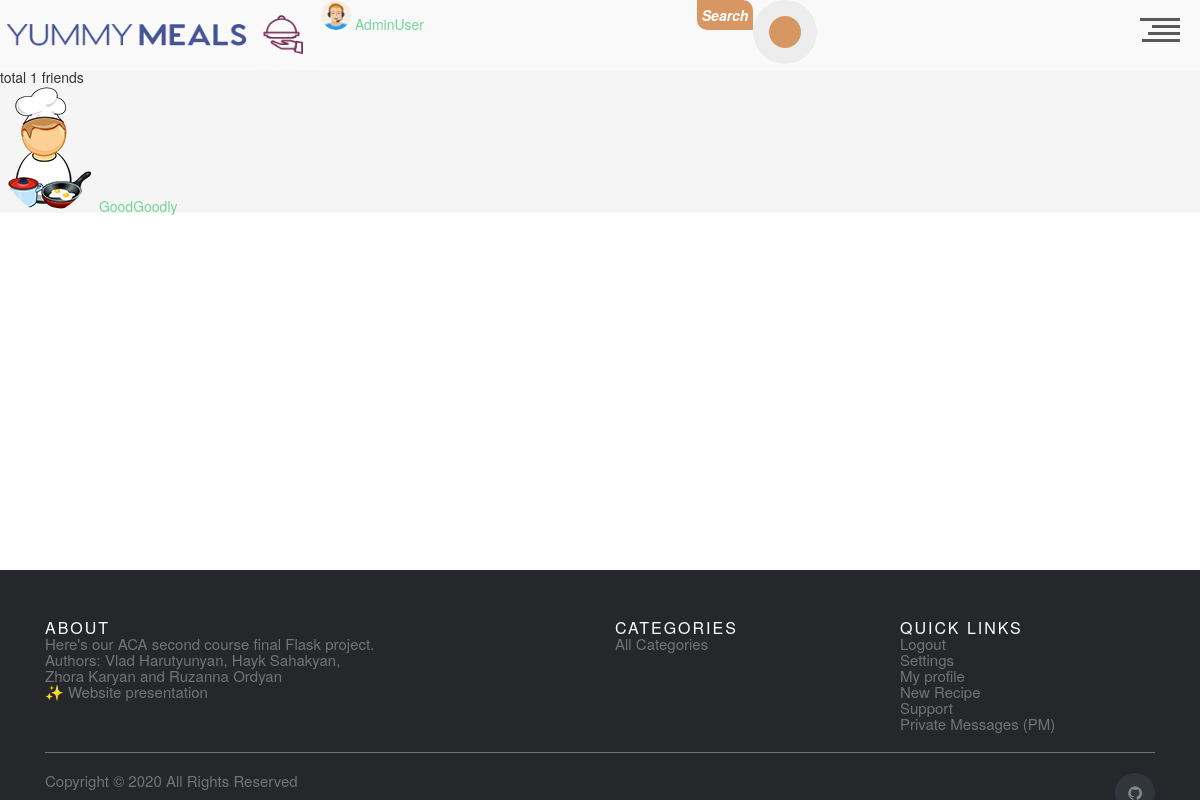
Screenshot of /user/messages (signed in) with the database file from the repository.
### app/users/models.py (models this page shows, shortened)
class User(db.Model, UserMixin):
    __tablename__ = 'user'
    id = db.Column(db.Integer, primary_key=True)
    username = db.Column(db.String(20), unique=True, nullable=False)
    email = db.Column(db.String(120), unique=True, nullable=False)
    image_file = db.Column(
        db.String(20), nullable=False, default='default.png')
    password = db.Column(db.String(60), nullable=False)
    comment = db.relationship('UserComments', backref='author', lazy=True)
    is_admin = db.Column(db.Boolean, default=False)

### app/users/routes.py (the view)
@users_bp.route('/messages' , methods=['GET'])
@login_required
def messages_get():
    friends = db.session.query(User). \
        join(Friendship, User.id == Friendship.requesting_user_id). \
        add_columns(Friendship.receiving_user_id,
                    Friendship.requesting_user_id).filter(
        or_(Friendship.requesting_user_id == current_user.id,
            Friendship.receiving_user_id == current_user.id),
        Friendship.status == 1).all()
    user_extra = db.session.query(User).all()
    return render_template(
        'messages.html',
        friends=friends,
        user_extra=user_extra)

### app/users/models.py (called while the page is built)
@login_manager.user_loader
def load_user(user_id):
    return User.query.get(int(user_id))

### app/users/templates/messages.html (shortened to what this page needs)
{% extends 'base.html' %}
{% block content %}
total {{friends|length}} friends <br/>
{% for fellow in friends %}
				{% if current_user.id == fellow.receiving_user_id %}
					<img src="{{url_for('users.static' ,  filename='profile_pics/'+fellow[0].image_file) }}" alt="Avatar" class="avatar img-circle">
					<a href="{{url_for('users.chatroom_get', user_id=current_user.id , friend_id = fellow.requesting_user_id)}}">{{fellow[0].username}}<br><span class="text-muted username"</a>
				{% endif%}
{% endfor %}
{% endblock content %}

### app/index/templates/header.html (shortened to what this page needs)
<link rel="stylesheet" href="{{url_for('index.static',filename='css/header.css') }}">
<header style="display:flex">
  <h1><a style="display:flex;" href="/"><img width="321" height="70", src="{{url_for('index.static' ,  filename='media/Logo2-1.png') }}" ></a></h1>
  <h1>
  {%if current_user.is_authenticated%}
  <img width="30" height="30", src="{{url_for('users.static' ,  filename='profile_pics/'+current_user.image_file) }}" alt="Avatar" class="avatar img-circle">
  	<a href="/user/user_profile/{{current_user.id}}">{{current_user.username}}  </a>
	{%endif%}
  </h1>
<div class="search-form">
<p class="head_search_txt">Search</p>
 <form  method = 'GET' action="{{url_for('meals.meal_search')}}">
    <button style = "outline:none;" class="head_search_btn" type = 'submit'></button>
  </form>
</div>
  <div id="nav-trigger" role="button">
    <div class="line l-01"></div>
    <div class="line l-02"></div>
    <div class="line l-03"></div>
    <div class="line l-04"></div>
  </div>
</header>

### app/index/static/css/base.css (style rules this page uses)
* { margin: 0; padding: 0; outline: none; box-sizing: border-box; }
body { background-color: #ededed; }
.site-footer a { color:#737373; }

### app/index/static/css/header.css (style rules this page uses)
html, div, span, applet, object, iframe, h1, h2, h3, h4, h5, h6, p, blockquote, pre, a, abbr, acronym, address, big, cite, code, del, dfn, em, img, ins, kbd, q, s, samp, small, strike, strong, sub, sup, tt, var, b, u, i, center, dl, dt, dd, ol, ul, li, fieldset, form, label, legend, table, caption, tbody, tfoot, thead, tr, th, td, article, aside, canvas, details, embed, figure, figcaption, footer, header, hgroup, menu, nav, output, ruby, section, summary, time, mark, audio, video { margin: 0; padding: 0; border: 0; font-size: 100%; font: inherit; vertical-align: baseline; }
article, aside, details, figcaption, figure, footer, header, hgroup, menu, nav, section, main { display: block; }
body { line-height: 1; }
html * { -webkit-font-smoothing: antialiased; -moz-osx-font-smoothing: grayscale; }
*, *:after, *:before { -webkit-box-sizing: border-box; -moz-box-sizing: border-box; box-sizing: border-box; }
html, body { height: 100%; }
a { color: #72d69a; text-decoration: none; transition: color .2s ease-out; }
header { position: fixed; top: 0; left: 0; height: 50px; width: 100%; background: #f9f9f9; z-index: 3; -webkit-transform: translateZ(0); -webkit-backface-visibility: hidden; -webkit-transition-property: -webkit-transform; -moz-transition-property: -moz-transform; transition-property: transform; -webkit-transition-duration: 0.4s; -moz-transition-duration: 0.4s; transition-duration: 0.4s; }
@media only screen and (min-width: 768px) { header { height: 70px; } }
#nav-trigger { position: absolute; margin: 10px 10px 0 0; top: auto; right: auto; width: 40px; height: 40px; cursor: pointer; text-align: right; float: right; -moz-transform: rotate(180deg); -webkit-transform: rotate(180deg); -o-transform: rotate(180deg); transform: rotate(180deg); -moz-transition: all 0.4s cubic-bezier(0.19, 1, 0.22, 1); -webkit-transition: all 0.4s cubic-bezier(0.19, 1, 0.22, 1); -o-transition: all 0.4s cubic-bezier(0.19, 1, 0.22, 1); transition: all 0.4s cubic-bezier(0.19, 1, 0.22, 1); right: 10px; top: -8px; }
#nav-trigger .line { height: 3px; width: 100%; margin-bottom: 4px; background: #585858; -moz-transition: all 0.4s cubic-bezier(0.19, 1, 0.22, 1); -webkit-transition: all 0.4s cubic-bezier(0.19, 1, 0.22, 1); -o-transition: all 0.4s cubic-bezier(0.19, 1, 0.22, 1); transition: all 0.4s cubic-bezier(0.19, 1, 0.22, 1); }
#nav-trigger .line.l-01 { width: 95%; }
#nav-trigger .line.l-02 { width: 80%; }
#nav-trigger .line.l-03 { width: 70%; }
#nav-trigger .line.l-04 { width: 100%; }
* { outline: none; border: none; padding: 0; }
.search-form { position: relative; margin: 0 auto 0; width: 300px; display: flex; }
.head_search_txt { background: #d69762; color: #fff; width: 56px; display: flex; text-align: center; font-weight: 600; justify-content: center; align-items: center; height: 30px; border-radius: 0px 10px 0px 10px; font-style: italic; }
.search-form:before { content: ' '; position: absolute; left: 70px; top: 14px; width: 2px; height: 36px; transform: scale(0); z-index: 1; background: #d69762; transition: all 0.5s cubic-bezier(.87, -.41, .19, 1.44); }
.head_search_btn { background: #ededed; position: absolute; height: 100%; border-radius: 50%; width: 64px; height: 64px; transition: all 0.5s cubic-bezier(.87, -.41, .19, 1.44); }
.head_search_btn:after { content: ' '; position: absolute; width: 32px; height: 32px; left: 0; right: 0; transform: translateY(-50%); margin: 0 auto; background: #d69762; border-radius: 50%; }
.head_search_btn:before { content: ' '; position: absolute; width: 24px; height: 24px; left: 0; right: 0; top: 20px; transform: scale(0); transform-origin: left top; margin: 0 auto; background: #ededed; border-radius: 50%; z-index: 1; transition: all 0.8s ease; }

### rows the page displays
User: image_file (picture), username "AdminUser"
User: image_file (placeholder picture), username "GoodGoodly"

### other values shown
{{ friends|length }} "1"
